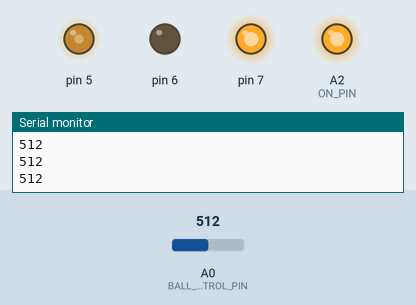
This sketch was run on a simulated Arduino Uno, built with avr-gcc and run on an emulated ATmega328P. Shown: output pins drawn as LEDs (lit = HIGH), the last lines printed to the serial monitor. Inputs (shaded band) come from the test bench; at power-on: A0 (BALL_MOTOR_CONTROL_PIN) = 512.

Above: at 1.2 s.
1.3 s: A0 (BALL_MOTOR_CONTROL_PIN) set to 486
At 2.2 s:
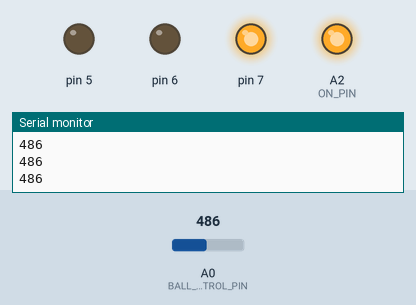
2.8 s: A0 (BALL_MOTOR_CONTROL_PIN) set to 510
At 3.4 s:
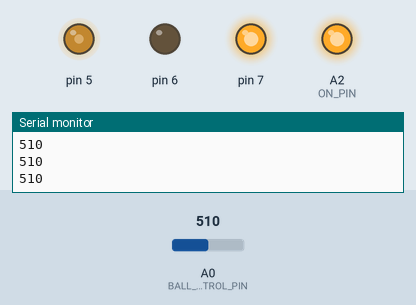
4.3 s: A0 (BALL_MOTOR_CONTROL_PIN) set to 490
At 5.7 s:
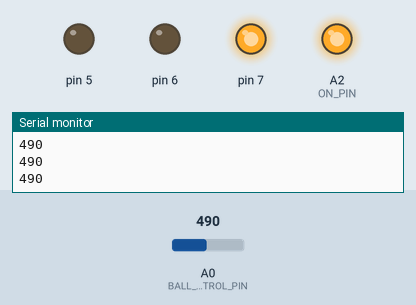
Timing chart, 0 to 7.3 s (numbered marks = the images above; inputs shaded):
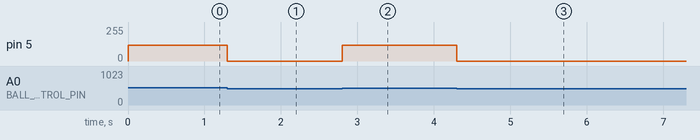

Measured:
- the behaviour switches between 501 and 500 on A0 (BALL_MOTOR_CONTROL_PIN) (found by bisection; images 0 and 1)
- after the input at 1.3 s, pin 5: 120/255 → 0/255 at once
- after the input at 2.8 s, pin 5: 0/255 → 120/255 at once
- after the input at 4.3 s, pin 5: 120/255 → 0/255 at once

The sketch:

aux_board.ino
```cpp
#include "ball_motor.h"
#include <Arduino.h>

#define BALL_MOTOR_CONTROL_PIN A0
#define ON_PIN A2

BallMotor ballMotor;

void setup()
{
    Serial.begin(9600);
    pinMode(BALL_MOTOR_CONTROL_PIN, INPUT);
    pinMode(ON_PIN, OUTPUT);
    analogWrite(ON_PIN, 1000);
    ballMotor.stop();
}

void loop()
{
    int sensorValue = analogRead(BALL_MOTOR_CONTROL_PIN);
    if (sensorValue > 500)
    {
        ballMotor.start();
    }
    else
    {
        ballMotor.stop();
    }
    if (Serial) {
        Serial.println(sensorValue);
    }
}
```

ball_motor.cpp
```cpp
#include "ball_motor.h"


BallMotor::BallMotor(int pwmPin, int powerPin1, int powerPin2) {
  _pwmPin = pwmPin;

  pinMode(pwmPin, OUTPUT);
  pinMode(powerPin1, OUTPUT);
  pinMode(powerPin2, OUTPUT);

  digitalWrite(powerPin1, 1);
  digitalWrite(powerPin2, 0);
}

void BallMotor::start() {
  analogWrite(_pwmPin, 120);
}

void BallMotor::stop() {
  analogWrite(_pwmPin, 0);
}
```

ball_motor.h
```cpp
#ifndef ball_motor_h
#define ball_motor_h

#include "Arduino.h"

#define BALL_MOTOR_PWM_OUT 5
#define BALL_MOTOR_POWER_OUT1 7
#define BALL_MOTOR_POWER_OUT2 6

class BallMotor {
public:
	BallMotor(int pwmPin, int powerPin1, int powerPin2);
  BallMotor() : BallMotor(BALL_MOTOR_PWM_OUT, BALL_MOTOR_POWER_OUT1, BALL_MOTOR_POWER_OUT2) {}

  void start();
  void stop();
private:
  int _pwmPin;
};

#endif
```
